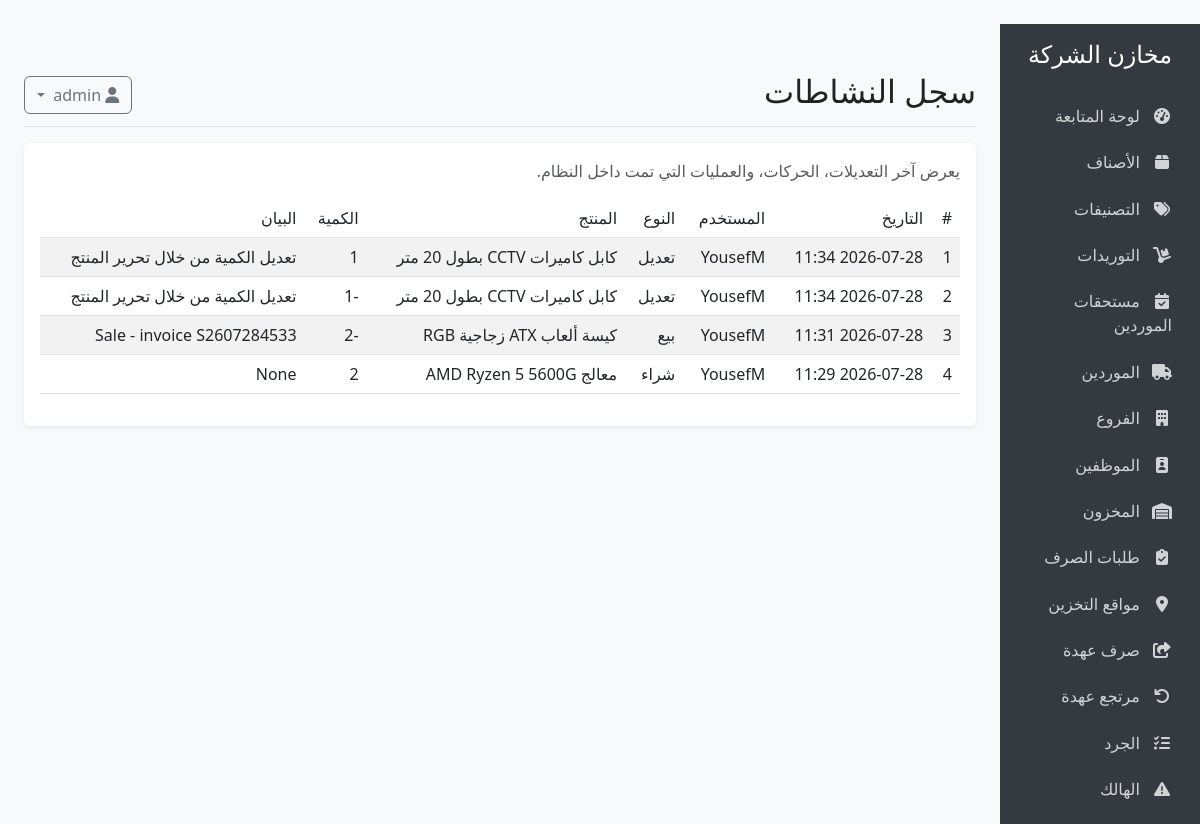
Before: /activity (signed in) with the older database file.
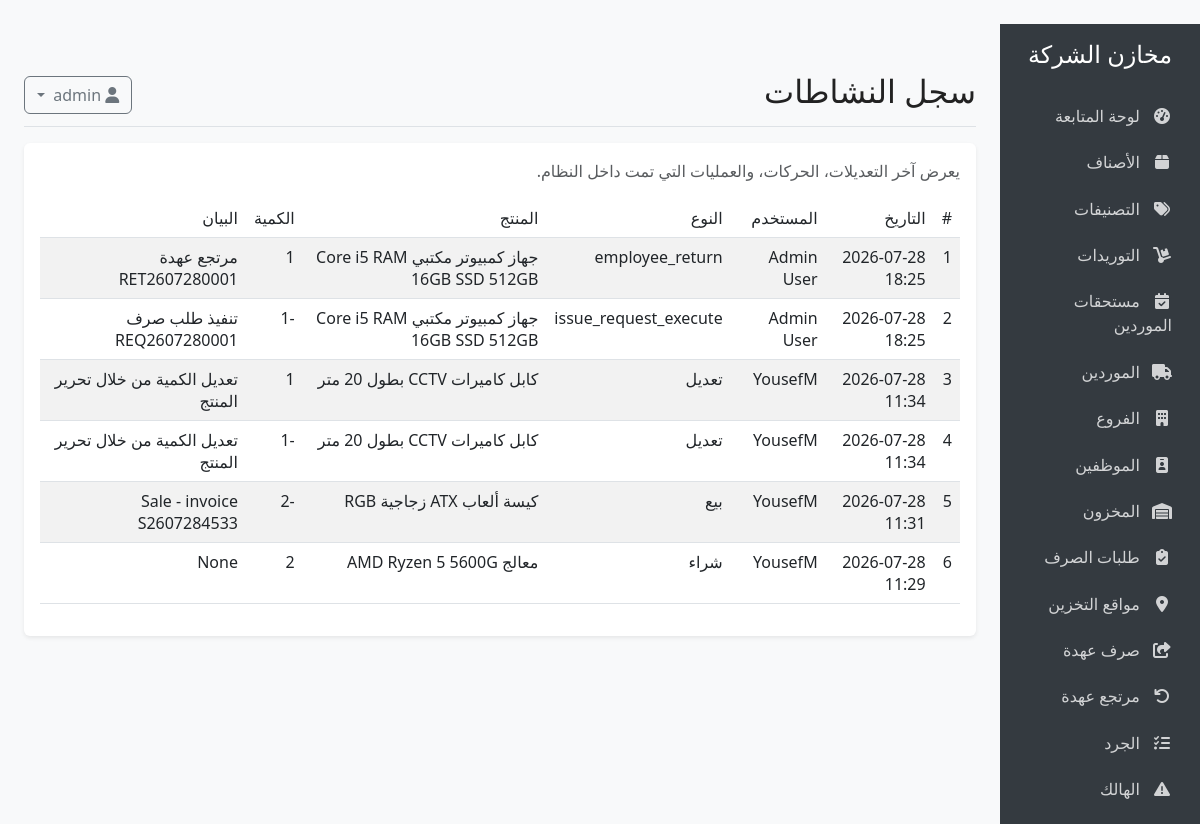
After: the same page with the newer database file.
### models.py (models this page shows, shortened)
class InventoryTransaction(db.Model):
    __tablename__ = 'inventory_transactions'
    id = db.Column(db.Integer, primary_key=True)
    product_id = db.Column(db.Integer, db.ForeignKey('products.id'), nullable=False)
    quantity_before = db.Column(db.Integer, nullable=False)
    quantity_change = db.Column(db.Integer, nullable=False)
    quantity_after = db.Column(db.Integer, nullable=False)
    transaction_type = db.Column(db.String(20), nullable=False)  # purchase, sale, adjustment, return
    reference_type = db.Column(db.String(20), nullable=True)  # purchase, sale, adjustment
    reference_id = db.Column(db.Integer, nullable=True)
    notes = db.Column(db.Text, nullable=True)
    timestamp = db.Column(db.DateTime, default=datetime.utcnow)
    user_id = db.Column(db.Integer, db.ForeignKey('users.id'), nullable=True)
    product = db.relationship('Product', backref='transactions', lazy=True)
    user = db.relationship('User', backref='inventory_transactions', lazy=True)

class User(db.Model, UserMixin):
    __tablename__ = 'users'
    id = db.Column(db.Integer, primary_key=True)
    username = db.Column(db.String(64), unique=True, nullable=False)
    email = db.Column(db.String(120), unique=True, nullable=False)
    password_hash = db.Column(db.String(128), nullable=False)
    full_name = db.Column(db.String(100), nullable=True)
    role = db.Column(db.String(30), default='user')
    is_active = db.Column(db.Boolean, default=True)
    created_at = db.Column(db.DateTime, default=datetime.utcnow)

class Product(db.Model):
    __tablename__ = 'products'
    id = db.Column(db.Integer, primary_key=True)
    name = db.Column(db.String(100), nullable=False)
    description = db.Column(db.Text, nullable=True)
    barcode = db.Column(db.String(50), unique=True, nullable=True)
    sku = db.Column(db.String(50), unique=True, nullable=True)
    purchase_price = db.Column(db.Float, nullable=False, default=0)
    sale_price = db.Column(db.Float, nullable=False, default=0)
    min_quantity = db.Column(db.Integer, default=0)
    category_id = db.Column(db.Integer, db.ForeignKey('categories.id'), nullable=True)
    created_at = db.Column(db.DateTime, default=datetime.utcnow)
    updated_at = db.Column(db.DateTime, default=datetime.utcnow, onupdate=datetime.utcnow)
    inventory = db.relationship('Inventory', backref='product', uselist=False, lazy=True)
    purchase_items = db.relationship('PurchaseItem', backref='product', lazy=True)
    sale_items = db.relationship('SaleItem', backref='product', lazy=True)

### app.py (the view)
@app.route('/activity')
@login_required
@admin_required
def activity():
    logs_page = InventoryTransaction.query.options(joinedload(InventoryTransaction.user), joinedload(InventoryTransaction.product)).order_by(InventoryTransaction.timestamp.desc()).paginate(
        page=request.args.get('page', 1, type=int),
        per_page=50,
        error_out=False
    )
    type_labels = {
        'sale': 'بيع',
        'purchase': 'شراء',
        'adjustment': 'تعديل',
        'return': 'مرتجع'
    }
    return render_template('activity.html', logs=logs_page.items, logs_page=logs_page, type_labels=type_labels)

### app.py (called while the page is built)
def admin_required(f):
    @wraps(f)
    def decorated_function(*args, **kwargs):
        from flask_login import current_user
        if not current_user.is_authenticated or current_user.role != 'admin':
            flash('ليس لديك صلاحية الوصول لهذه الصفحة.', 'danger')
            return redirect(url_for('index'))
        return f(*args, **kwargs)
    return decorated_function

@login_manager.user_loader
def load_user(user_id):
    return User.query.get(int(user_id))

@app.before_request
def hide_retail_pages_in_company_mode():
    path = request.path.rstrip('/') or '/'
    if path.startswith('/static') or not current_user.is_authenticated:
        return None
    if any(path == prefix or path.startswith(f'{prefix}/') for prefix in RETAIL_ONLY_PREFIXES):
        flash('تم إخفاء صفحات البيع والعملاء والكاشير لأن النظام مضبوط كمخزن شركة داخلي.', 'warning')
        return redirect(url_for('index'))
    if path in RETAIL_ONLY_REPORT_PATHS:
        flash('هذا التقرير خاص بالبيع التجاري وغير مستخدم في نظام مخازن الشركة.', 'warning')
        return redirect(url_for('reports'))
    return None

@app.context_processor
def inject_settings():
    from models import Setting
    settings = {s.key: s.value for s in Setting.query.all()}
    return dict(settings=settings)

### templates/activity.html (shortened to what this page needs)
﻿{% extends "base.html" %}
{% block header %}سجل النشاطات{% endblock %}
{% block content %}
<div class="card">
  <div class="card-body">
    <p class="text-muted">يعرض آخر التعديلات، الحركات، والعمليات التي تمت داخل النظام.</p>
    <div class="table-responsive">
      <table class="table table-striped">
        <thead>
          <tr>
            <th>#</th>
            <th>التاريخ</th>
            <th>المستخدم</th>
            <th>النوع</th>
            <th>المنتج</th>
            <th>الكمية</th>
            <th>البيان</th>
          </tr>
        </thead>
        <tbody>
          {% for log in logs %}
          <tr>
            <td>{{ loop.index }}</td>
            <td>{{ log.timestamp.strftime('%Y-%m-%d %H:%M') }}</td>
            <td>{{ log.user.full_name if log.user and log.user.full_name else log.user.username if log.user else 'نظام' }}</td>
            <td>{{ type_labels.get(log.transaction_type, log.transaction_type) }}</td>
            <td>{{ log.product.name if log.product else '—' }}</td>
            <td>{{ log.quantity_change }}</td>
            <td>{{ log.notes }}</td>
          </tr>
          {% else %}
          <tr>
            <td colspan="7" class="text-center">لا توجد سجلات حتى الآن.</td>
          </tr>
          {% endfor %}
        </tbody>
      </table>
    </div>
    {% if logs_page is defined %}
    {% set page_obj = logs_page %}
    {% endif %}
  </div>
</div>
{% endblock %}

### templates/base.html (shortened to what this page needs)
<!DOCTYPE html>
<html lang="ar" dir="rtl">
<head>
    <link rel="stylesheet" href="https://cdn.jsdelivr.net/npm/bootstrap@5.3.0/dist/css/bootstrap.rtl.min.css">
    <link rel="stylesheet" href="https://cdnjs.cloudflare.com/ajax/libs/font-awesome/6.4.0/css/all.min.css">
    <link id="theme-style" rel="stylesheet" href="{{ url_for('static', filename='css/' + (settings.get('theme', 'light') if settings else 'light') + '.css') }}">
</head>
<body>
    <div class="container-fluid">
        <div class="row">
            <div class="col-md-3 col-lg-2 d-md-block sidebar collapse">
                <div class="position-sticky pt-3">
                    <div class="text-center mb-4">
                        <h4>{{ settings['store_name'] if settings and settings.get('store_name') else 'مخازن الشركة' }}</h4>
                    </div>
                    <ul class="nav flex-column">
                        <li class="nav-item">
                            <a class="nav-link {% if request.path == url_for('index') %}active{% endif %}" href="{{ url_for('index') }}">
                                <i class="fas fa-tachometer-alt"></i> لوحة المتابعة
                            </a>
                        </li>
                        <li class="nav-item">
                            <a class="nav-link {% if request.path.startswith(url_for('products')) %}active{% endif %}" href="{{ url_for('products') }}">
                                <i class="fas fa-box"></i> الأصناف
                            </a>
                        </li>
                        <li class="nav-item">
                            <a class="nav-link {% if request.path.startswith(url_for('categories')) %}active{% endif %}" href="{{ url_for('categories') }}">
                                <i class="fas fa-tags"></i> التصنيفات
                            </a>
                        </li>
                        <li class="nav-item">
                            {% set purchases_path = url_for('purchases') %}
                            {% set purchases_due_path = url_for('purchases_due') %}
                            <a class="nav-link {% if request.path.startswith(purchases_path) and not request.path.startswith(purchases_due_path) %}active{% endif %}" href="{{ purchases_path }}">
                                <i class="fas fa-dolly"></i> التوريدات
                            </a>
                        </li>
                        {% if current_user.role in ['admin', 'warehouse_manager'] %}
                        <li class="nav-item">
                            <a class="nav-link {% if request.path.startswith(url_for('purchases_due')) %}active{% endif %}" href="{{ url_for('purchases_due') }}">
                                <i class="fas fa-calendar-check"></i> مستحقات الموردين
                            </a>
                        </li>
                        {% endif %}
                        <li class="nav-item">
                            <a class="nav-link {% if request.path.startswith(url_for('suppliers')) %}active{% endif %}" href="{{ url_for('suppliers') }}">
                                <i class="fas fa-truck"></i> الموردين
                            </a>
                        </li>
                        {% if current_user.role in ['admin', 'warehouse_manager'] %}
                        <li class="nav-item">
                            <a class="nav-link {% if request.path.startswith(url_for('branches')) %}active{% endif %}" href="{{ url_for('branches') }}">
                                <i class="fas fa-building"></i> الفروع
                            </a>
                        </li>
                        <li class="nav-item">
                            <a class="nav-link {% if request.path.startswith(url_for('employees')) %}active{% endif %}" href="{{ url_for('employees') }}">
                                <i class="fas fa-id-badge"></i> الموظفين
                            </a>
                        </li>
                        {% endif %}
                        <li class="nav-item">
                            <a class="nav-link " href="{{ url_for('inventory') }}">
                                <i class="fas fa-warehouse"></i> المخزون
                            </a>
                        </li>
                        <li class="nav-item">
                            <a class="nav-link {% if request.path.startswith('/inventory/issue-requests') %}active{% endif %}" href="/inventory/issue-requests">
                                <i class="fas fa-clipboard-check"></i> طلبات الصرف
                            </a>
                        </li>
                        {% if current_user.role in ['admin', 'warehouse_manager'] %}
                        <li class="nav-item">
                            <a class="nav-link {% if request.path.startswith('/storage-locations') %}active{% endif %}" href="/storage-locations">
                                <i class="fas fa-map-marker-alt"></i> مواقع التخزين
                            </a>
                        </li>
                        <li class="nav-item">
                            <a class="nav-link {% if request.path.startswith(url_for('stock_issue')) %}active{% endif %}" href="{{ url_for('stock_issue') }}">
                                <i class="fas fa-share-square"></i> صرف عهدة
                            </a>
                        </li>
                        <li class="nav-item">
                            <a class="nav-link {% if request.path.startswith('/inventory/returns') %}active{% endif %}" href="/inventory/returns">
                                <i class="fas fa-undo"></i> مرتجع عهدة
                            </a>
                        </li>
                        <li class="nav-item">
                            <a class="nav-link {% if request.path.startswith('/inventory/stocktakes') %}active{% endif %}" href="/inventory/stocktakes">
                                <i class="fas fa-tasks"></i> الجرد
                            </a>
                        </li>
                        <li class="nav-item">
                            <a class="nav-link {% if request.path.startswith(url_for('damage_record')) %}active{% endif %}" href="{{ url_for('damage_record') }}">
                                <i class="fas fa-exclamation-triangle"></i> الهالك
                            </a>
                        </li>
                        {% endif %}
                        <li class="nav-item">
                            <a class="nav-link {% if request.path.startswith(url_for('reports')) %}active{% endif %}" href="{{ url_for('reports') }}">
                            </a>
                        </li>
                    </ul>
                </div>
            </div>
            <main class="col-md-9 ms-sm-auto col-lg-10 px-md-4 main-content">
                <div class="d-flex justify-content-between flex-wrap flex-md-nowrap align-items-center pt-3 pb-2 mb-3 border-bottom">
                    <h1 class="h2">{% block header %}{% endblock %}</h1>
                    <div class="btn-toolbar mb-2 mb-md-0">
                        <div class="dropdown">
                            <button class="btn btn-outline-secondary dropdown-toggle" type="button" id="userDropdown" data-bs-toggle="dropdown" aria-expanded="false">
                                <i class="fas fa-user"></i>
                            </button>
                        </div>
                    </div>
                </div>
                {% block content %}{% endblock %}
            </main>
        </div>
    </div>
</body>
</html>

### static/css/light.css (style rules this page uses)
body { background: #fff; color: #222; }
.card, .table { background: #fff; color: #222; }
.navbar, .sidebar { background: #f8f9fa; color: #222; }

### templates/base.html (style rules this page uses)
body { font-family: 'Segoe UI', Tahoma, Geneva, Verdana, sans-serif; background-color: #f8f9fa; }
.sidebar { height: 100vh; position: sticky; top: 0; overflow-y: auto; overflow-x: hidden; background-color: #343a40; color: #fff; }
.sidebar .nav-link { color: rgba(255, 255, 255, 0.78); padding: 0.5rem 1rem; margin: 0.2rem 0; border-radius: 0.25rem; }
.sidebar .nav-link i { margin-left: 0.5rem; width: 1.25rem; text-align: center; }
.main-content { padding: 2rem; }
.card { margin-bottom: 1.5rem; border: none; box-shadow: 0 0.125rem 0.25rem rgba(0, 0, 0, 0.075); }
.table th { font-weight: 500; }

Changed rows visible on the page:
added InventoryTransaction: timestamp "2026-07-28 18:25", user "Admin User", get "employee_return", product "جهاز كمبيوتر مكتبي Core i5 RAM 16GB SSD 512GB", quantity_change "1", notes "مرتجع عهدة RET2607280001"
added InventoryTransaction: timestamp "2026-07-28 18:25", user "Admin User", get "issue_request_execute", product "جهاز كمبيوتر مكتبي Core i5 RAM 16GB SSD 512GB", quantity_change "-1", notes "تنفيذ طلب صرف REQ2607280001"
